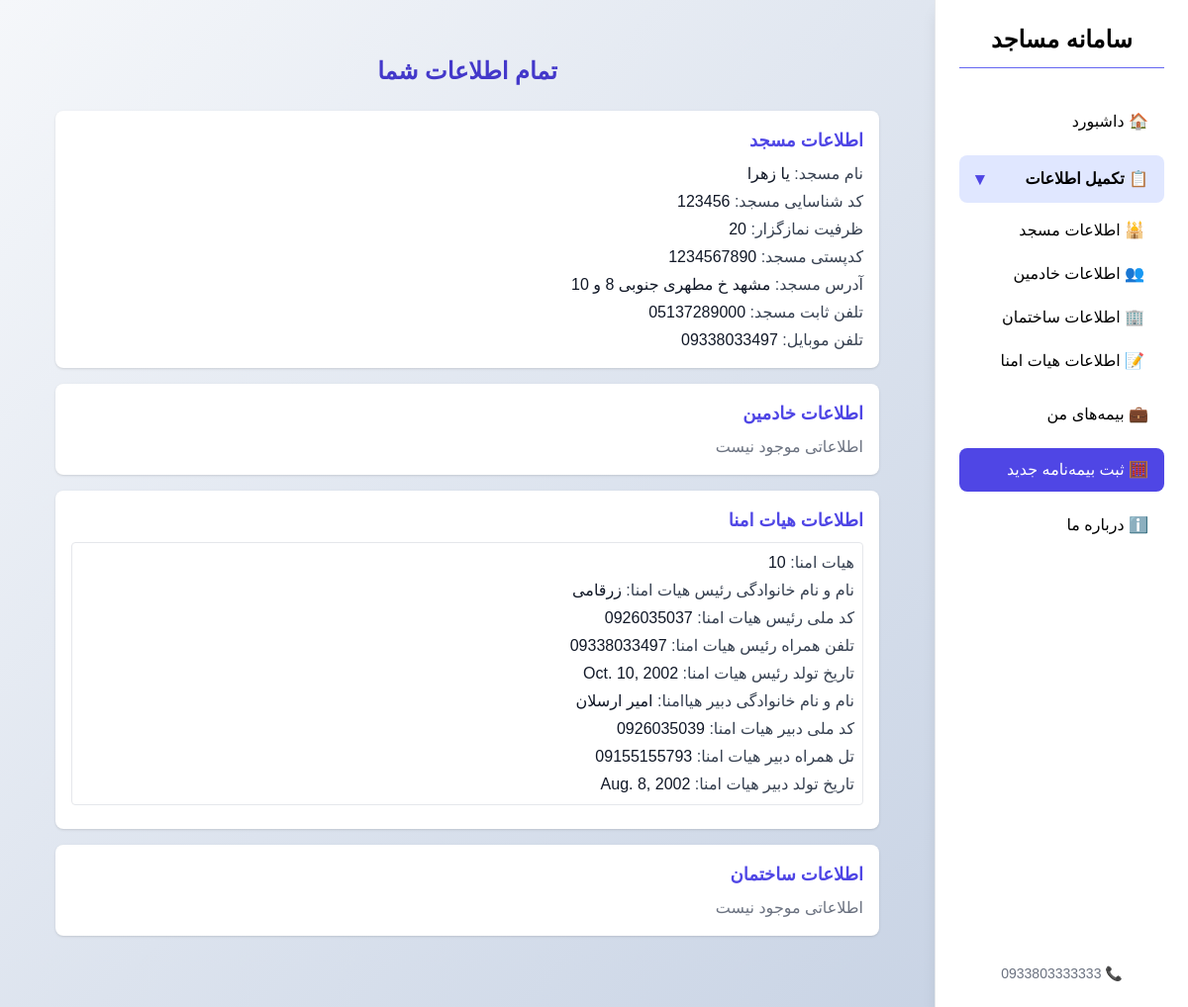
/insurance/ (signed in), run on an earlier commit of the app's database.
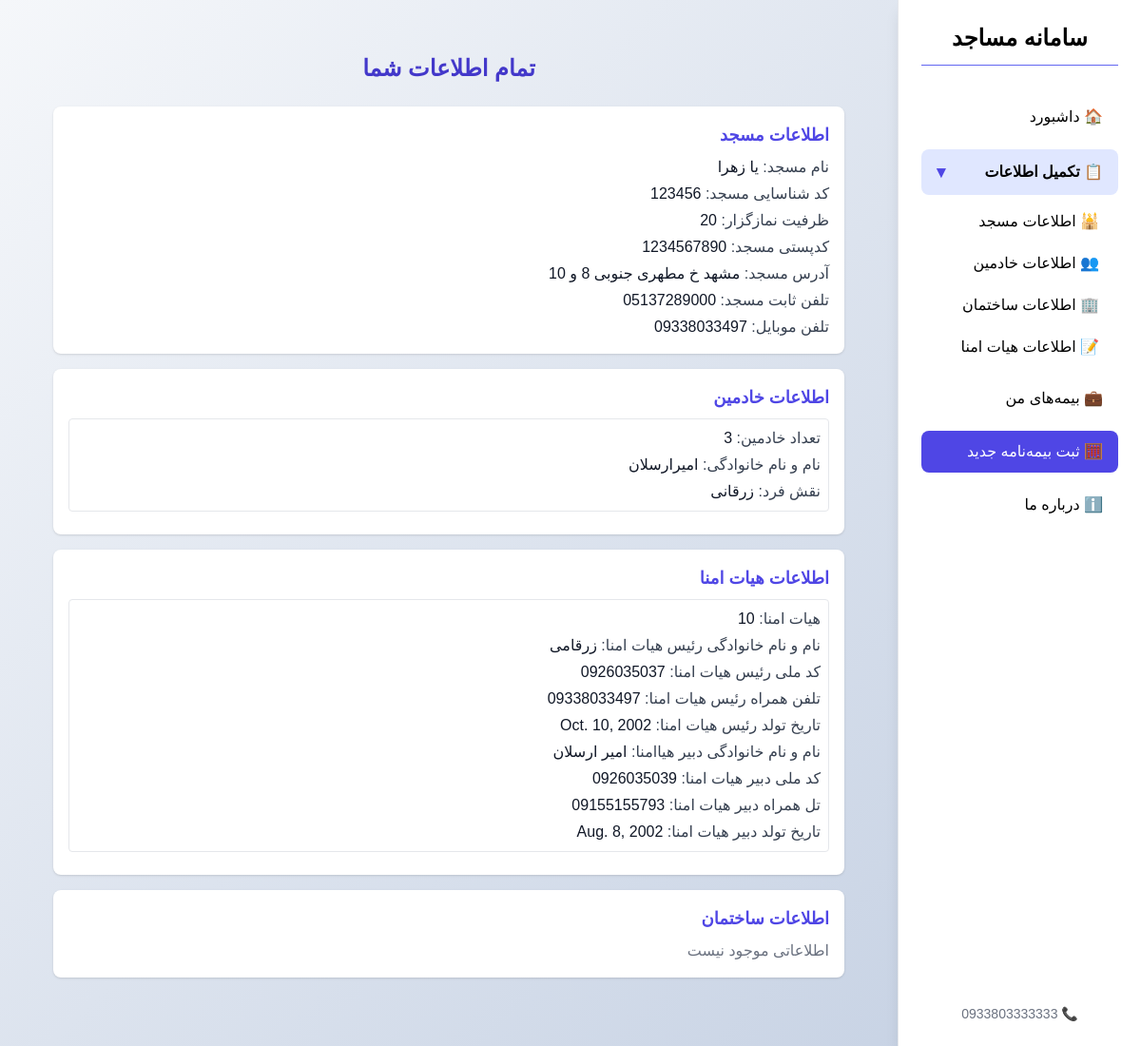
And on a later commit of the database.
### forms/models.py (models this page shows, shortened)
class PersonInfo(models.Model):
    registration=models.ForeignKey(MainRegistration,on_delete=models.CASCADE,related_name="persons",verbose_name="خادمین")
    servan_number=models.IntegerField(validators= [MinValueValidator(1)],verbose_name='تعداد خادمین')
    fullname_servan=models.CharField(max_length=30,verbose_name="نام و نام خانوادگی")
    person_role=models.CharField(max_length=60,verbose_name="نقش فرد")
    class Meta:
        verbose_name="لیست خادمین"

### Insurance/views.py (the view)
# urls.py: path('',views.newinsurance_view,name='insurance'),
def newinsurance_view(request):
    signup = get_signup_from_session(request)
    if not signup:
        messages.error(request, "ابتدا وارد شوید!")
        return redirect('login')
    data = get_all_data_for_signup(request)
    if not data:
        messages.error(request, "ابتدا اطلاعات مسجد را تکمیل کنید")
        return redirect('mainform')
    return render(request, 'showdata.html', {'data': data})

### forms/views.py (called while the page is built)
def get_signup_from_session(request): #get username
    user=request.session.get('username')
    if user:
        try:
            signup=Signup.objects.filter(username=user).first()
        except Signup.DoesNotExist:
            messages.warning(request,"کاربری شما یافت نشد، لطفا دوباره وارد شوید")
            return None
    else:
        messages.warning(request,"ابتدا وارد شوید!")
        return None
    return signup

### Insurance/templates/showdata.html (shortened to what this page needs)
{% extends "base.html" %}
{% block content %}
<div class="p-6 max-w-4xl mx-auto">
  <h1 class="text-2xl font-bold mb-6 text-center text-indigo-700">تمام اطلاعات شما</h1>
  {% for section, items in data.items %}
    <div class="bg-white rounded-lg shadow p-4 mb-4">
      <h2 class="text-lg font-semibold text-indigo-600 mb-2">{{ section }}</h2>
      {% if items %}
        {% if items.items %}
          <ul class="space-y-1">
            {% for key, value in items.items %}
              <li>
                <span class="font-medium text-gray-700">{{ key }}:</span>
                <span class="text-gray-900">{{ value }}</span>
              </li>
            {% endfor %}
          </ul>
        {% else %}
          {% for obj in items %}
            <div class="border border-gray-200 rounded p-2 mb-2">
              <ul class="space-y-1">
                {% for key, value in obj.items %}
                  <li>
                    <span class="font-medium text-gray-700">{{ key }}:</span>
                    <span class="text-gray-900">{{ value }}</span>
                  </li>
                {% endfor %}
              </ul>
            </div>
          {% endfor %}
        {% endif %}
      {% else %}
        <p class="text-gray-500">اطلاعاتی موجود نیست</p>
      {% endif %}
    </div>
  {% endfor %}
</div>
{% endblock %}

What changed in the data, as far as the page shows it:
added PersonInfo: obj "امیرارسلان" "زرقانی"
Also different on the page:
list line gone: "اطلاعاتی موجود نیست"
new list line: "تعداد خادمین : 3 نام و نام خانوادگی : نقش فرد :"
